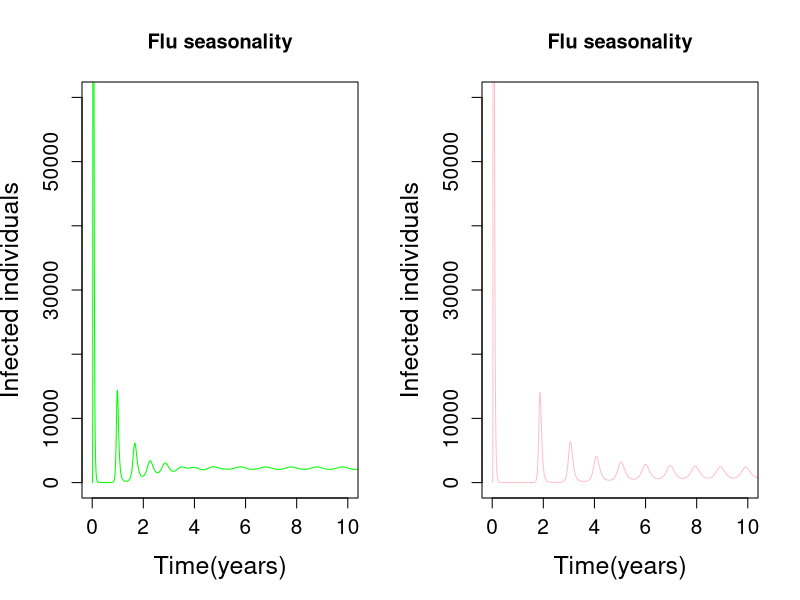

R code for this plot:
#Dushoff et al. deterministic model: Luke - summer 2014 
library(deSolve)

flu_parms  <- c(n=500000, #population size
               L=4, #duration of immunity (years)
               D=0.02, #mean infectious period (years)
               B0=500, #contacts per year
               B1=0.02 #scaler 
)

flu_parms_too  <- c(n=500000, #population size
                L=8, #duration of immunity (years)
                D=0.025, #mean infectious period (years)
                B0=400, #contacts per year
                B1=0.02 #scaler 
)


#contact rate function
beta_t  <- function(tx, B_0, B_1){
    B_0*(1+B_1*cos(2*pi*tx))
}

MAXTIME  <- 100
TIMESTEP  <- 0.005

#SIRS function

flu_sirs  <- function(t,y,flu_parms){
  with(c(as.list(y),flu_parms),{
    
    dS_dt <- (n-S-I)/L-beta_t(t,B0,B1)*I*S/n
    dI_dt <- beta_t(t,B0,B1)*I*S/n-I/D
    list(c(dS_dt,dI_dt))
  })
}  
flu_sirs_too  <- function(t,y,flu_parms_too){
    with(c(as.list(y),flu_parms_too),{
      
      dS_dt <- (n-S-I)/L-beta_t(t,B0,B1)*I*S/n
      dI_dt <- beta_t(t,B0,B1)*I*S/n-I/D
      list(c(dS_dt,dI_dt))
    })
}
#setting run time (time series)
rt  <- data.frame(lsoda(c(S=499999,I=1),seq(0,MAXTIME,TIMESTEP),flu_sirs,flu_parms))
rt2  <- data.frame(lsoda(c(S=499999,I=1),seq(0,MAXTIME,TIMESTEP),flu_sirs_too,flu_parms_too))
par(mfrow=c(1,2))
plot(rt$time,rt$I,type="l",xlim=c(0,10), ylim=c(0,60000), main="Flu seasonality", xlab="Time(years)", 
     ylab="Infected individuals", cex.lab=1.5, cex.axis=1.25, col="green")

plot(rt2$time,rt2$I,type="l",xlim=c(0,10), ylim=c(0,60000), main="Flu seasonality", xlab="Time(years)", 
     ylab="Infected individuals", cex.lab=1.5, cex.axis=1.25, col="pink")
